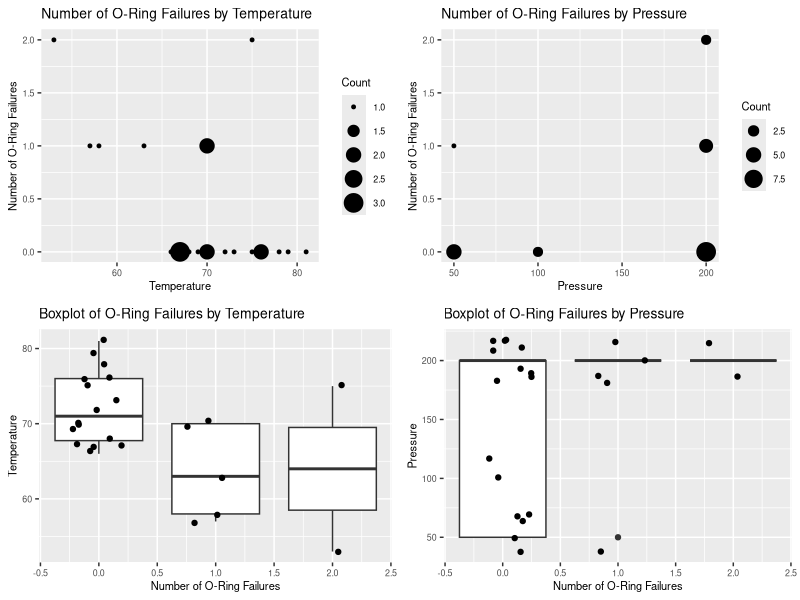
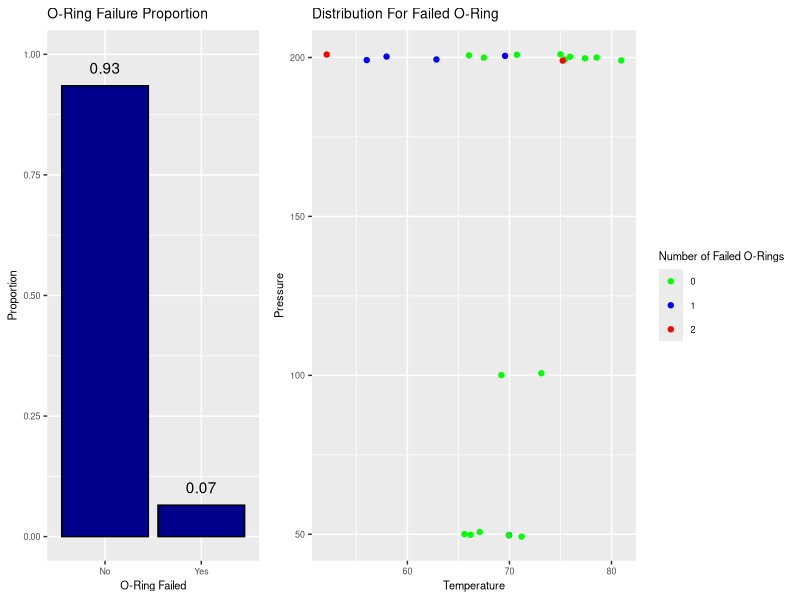
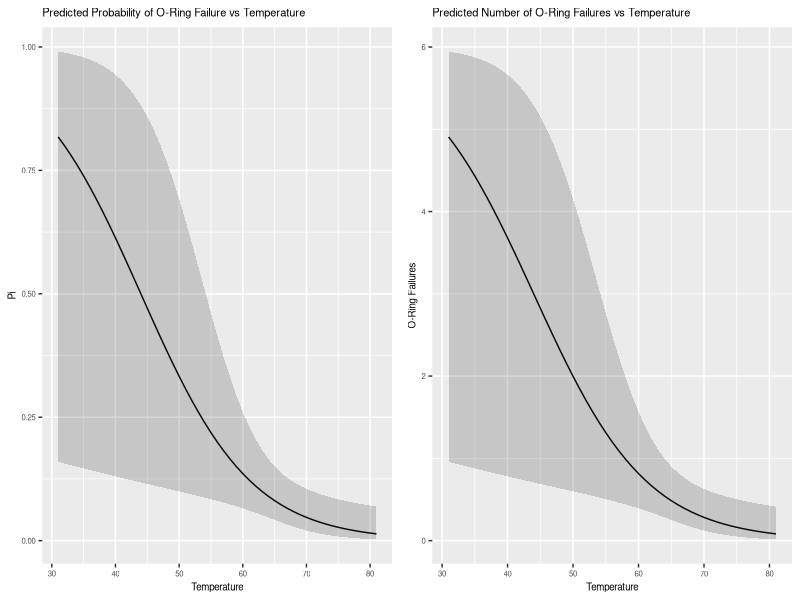
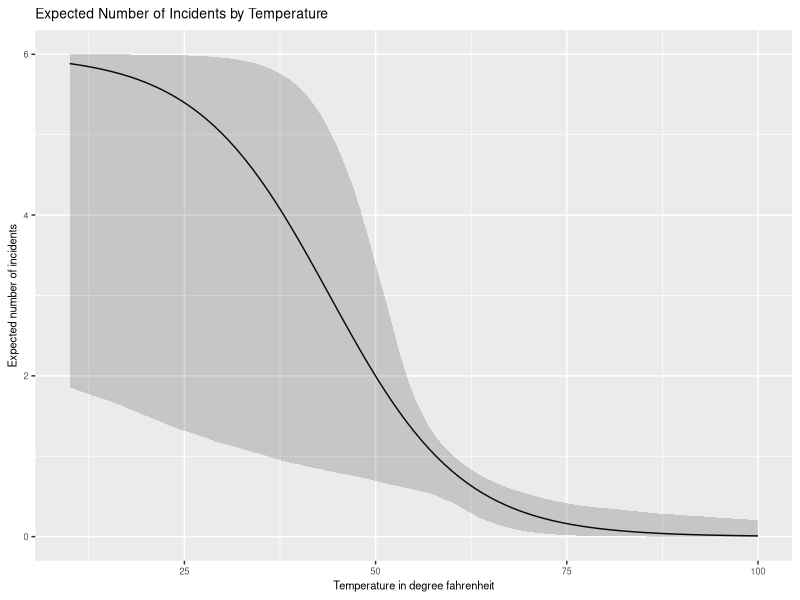
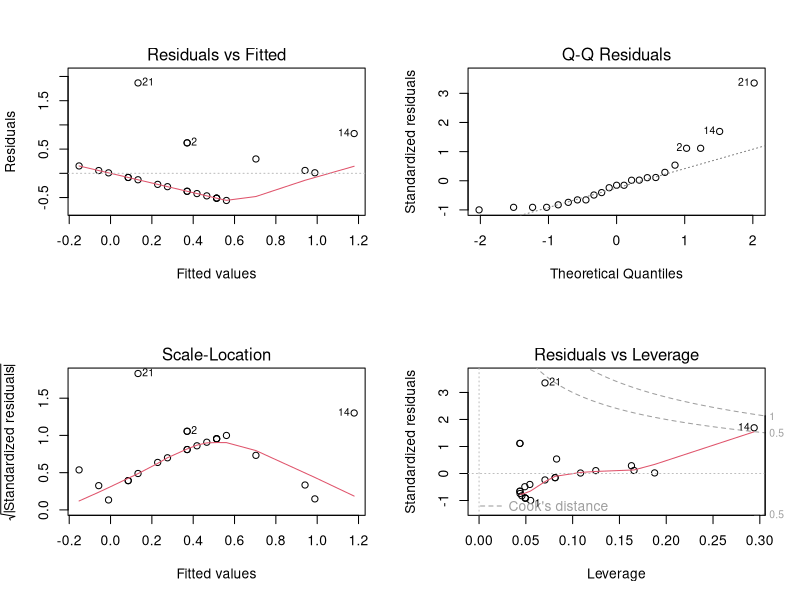

R code for these plots, in order:
## ---- chunk 1
list.of.packages <- c("tidyverse", "sandwich", "lmtest", "car", "MASS", "nnet", "cowplot")
new.packages <- list.of.packages[!(list.of.packages %in% installed.packages()[,"Package"])]
if(length(new.packages)) install.packages(new.packages)

library(tidyverse)
library(sandwich)
library(lmtest)
library(car)
library(MASS)
library(nnet)
library(cowplot)
library(gridExtra)
## ---- chunk 2
#knitr::opts_chunk$set(warning = FALSE, message = FALSE, fig.width=1, fig.height=1)
## ---- chunk 3
df <- read_csv('../data/raw/challenger.csv')
## ---- chunk 4
summary(df)
## ---- chunk 5
df %>% 
  group_by(Temp, O.ring) %>%
  summarize(Count = n()) %>%
  ggplot(aes(x = Temp, y = O.ring, size = Count)) + 
    geom_point() + 
    labs(title = "Number of O-Ring Failures by Temperature") +
    theme(plot.title = element_text(size = 10), text = element_text(size = 8)) +
    ylab("Number of O-Ring Failures") +
    xlab("Temperature") -> p1

df %>% 
  group_by(Pressure, O.ring) %>%
  summarize(Count = n()) %>%
  ggplot(aes(x = Pressure, y = O.ring, size = Count)) + 
    geom_point() + 
    labs(title = "Number of O-Ring Failures by Pressure") +
    theme(plot.title = element_text(size = 10), text = element_text(size = 8)) +
    ylab("Number of O-Ring Failures") +
    xlab("Pressure") -> p2

ggplot(df, aes(x = O.ring, y = Temp, group = O.ring)) + 
  geom_boxplot() +
  labs(title = "Boxplot of O-Ring Failures by Temperature") +
  theme(plot.title = element_text(size = 10), text = element_text(size = 8)) +
  geom_jitter(width = 0.25) +
  ylab("Temperature") +
  xlab("Number of O-Ring Failures") -> p3

ggplot(df, aes(x = O.ring, y = Pressure, group = O.ring)) + 
  geom_boxplot() +
  labs(title = "Boxplot of O-Ring Failures by Pressure") +
  theme(plot.title = element_text(size = 10), text = element_text(size = 8)) +
  geom_jitter(width = 0.25) +
  ylab("Pressure") +
  xlab("Number of O-Ring Failures") -> p4

plot_grid(p1, p2, p3, p4)
## ---- chunk 6
# Plotting admission ratio
df.summary <- data.frame(Proportion = c((sum(df$Number)-sum(df$O.ring))/sum(df$Number), sum(df$O.ring)/sum(df$Number)),
                         Failed = c("No", "Yes"))
ggplot(df.summary, mapping=aes(x = Failed, y = Proportion)) + 
  geom_bar(fill = 'DarkBlue', color = 'black', stat = "identity") +
  geom_text(stat='identity', aes(label=round(Proportion, 2)), vjust=-1) + 
  ggtitle("O-Ring Failure Proportion") + 
  theme(plot.title = element_text(size = 10), text = element_text(size = 8)) +
  xlab("O-Ring Failed") +
  ylab("Proportion") +
  ylim(0, 1) -> p5

# Plotting failure ratios
ggplot(df, aes(Temp, Pressure, colour = factor(O.ring))) +
  geom_jitter(height=1, width=1) +
  ggtitle("Distribution For Failed O-Ring") + 
  theme(plot.title = element_text(size = 10), text = element_text(size = 8)) +
  xlab("Temperature") +
  ylab("Pressure") +
  scale_colour_manual(name = 'Number of Failed O-Rings', guide = 'legend',
                      values = c('0' = 'green', '1' = 'blue', '2' = 'red'),
                      labels = c('0', '1', '2')) -> p6

grid.arrange(p5, p6, nrow = 1, ncol = 2, widths = c(1,2))
## ---- chunk 7
model_1 <- glm(formula = O.ring / Number ~ Temp + Pressure, data = df,
               family = 'binomial', weights = Number)

Anova(model_1, test = 'LR')
## ---- chunk 8
# 1. Estimate the logistic regression model.
model_2 <- glm(formula = O.ring / Number ~ Temp, data = df, family = 'binomial',
               weights = Number)
summary(model_2)
## ---- chunk 9
# 2. Determine if a quadratic term is needed in the model for the temperature in
#    this model.
model_3 <- glm(formula = O.ring / Number ~ Temp + I(Temp ^ 2), data = df,
               family = 'binomial', weights = Number)

Anova(model_3)
## ---- chunk 10
# Pi vs Temp plot.
res <- data.frame(Temp = 31:81)
prob_pred <- predict(model_2, res, type="response", se = TRUE)
res['pi_hat'] <- prob_pred$fit
linear_pred <- predict(model_2, res, type="link", se = TRUE)
lower <- linear_pred$fit - qnorm(1 - 0.05 / 2) * linear_pred$se.fit
upper <- linear_pred$fit + qnorm(1 - 0.05 / 2) * linear_pred$se.fit
res['lower'] <- exp(lower)/(1 + exp(lower))
res['upper'] <- exp(upper)/(1 + exp(upper))

p7 <- ggplot(res, aes(x = Temp, y = pi_hat)) + 
  geom_line() +
  geom_ribbon(aes(ymin = lower, ymax = upper), alpha = 0.2) + 
  labs(title = "Predicted Probability of O-Ring Failure vs Temperature") +
  theme(plot.title = element_text(size = 8), text = element_text(size = 7)) +
  ylab("Pi") +
  xlab("Temperature")

# Expected number of failures vs Temp plot.
res['pred_failures'] <- res$pi_hat * 6
res['failures_lower'] <- res$lower * 6
res['failures_upper'] <- res$upper * 6

p8 <- ggplot(res, aes(x = Temp, y = pred_failures)) + 
  geom_line() + 
  geom_ribbon(aes(ymin = failures_lower, ymax = failures_upper), alpha = 0.2) + 
  labs(title = "Predicted Number of O-Ring Failures vs Temperature") +
  theme(plot.title = element_text(size = 8), text = element_text(size = 7)) +
  ylab("O-Ring Failures") +
  xlab("Temperature")

grid.arrange(p7, p8, ncol=2)
## ---- chunk 11
incidents.estimator <- function(b, seed=42, number=6) {
  # Setting seed to make the plot exactly reproduced
  set.seed(seed)
  n <- 23 # Resampled size
  estimation <- array(data = NA, dim=c(91, b))
  
  # Performing re-sampling repeatedly "b" times
  for(i in 1:b) {
    samples <- sample(x = 1:n, size = n, replace = TRUE)
    model   <- glm(formula = O.ring / Number ~ Temp, data = df[samples,],
                   weights = Number, family = 'binomial')
    # Performing prediction for 10-100° Fahrenheit using each fitted model 
    preds <- predict(object = model, newdata = data.frame(Temp = 10:100),
                     type = "response")
    j <- 0
    for(p in preds) {
      j <- j+1 # Index
      estimation[j, i] <- p
    }
  }
  # Fitting a model with the original data for prediction
  model <- glm(formula = O.ring/Number ~ Temp, data = df,
               weights = Number, family = 'binomial')
  # Estimating Expected number of incidents along with 90% CI
  incidents <- data.frame(Temperature = integer(), Incidents = double(),
                          CI.Upper = double(), CI.Lower = double())
  preds <- predict(object = model, newdata = data.frame(Temp = 10:100),
                   type = "response")
  i <- 0
  for(p in preds) {
    i <- i+1 # Index to locate data in the data.frame
    # Getting the 90% CI and multiply by 6 to get estimation for a single flight
    ci <- quantile(estimation[i,], probs = c(0.05, 0.95), names=FALSE)
    incidents[i, 1] <- i + 9 # Temperature
    incidents[i, 2] <- p*number
    incidents[i, 3] <- ci[1]*number
    incidents[i, 4] <- ci[2]*number
  }

  incidents
}

# Performing predictions for 10°-100° temperature and plotting the result
predicted.incidents <- incidents.estimator(5000)
## ---- chunk 12
ggplot(predicted.incidents, aes(x=Temperature)) + 
  geom_line(aes(y = Incidents)) +
  geom_ribbon(aes(ymin = CI.Lower, ymax = CI.Upper), alpha = 0.2) + 
  labs(title = "Expected Number of Incidents by Temperature") +
  theme(plot.title = element_text(size = 10), text = element_text(size = 8)) +
  xlab("Temperature in degree fahrenheit") +
  ylab("Expected number of incidents") -> p9

# Using grid to make the plot smaller to take up less room.
grid.arrange(p9)
## ---- chunk 13
mod.linear <- lm(O.ring ~ Temp, data = df)
summary(mod.linear)
## ---- chunk 14
par(mfrow=c(2,2))
plot(mod.linear)
